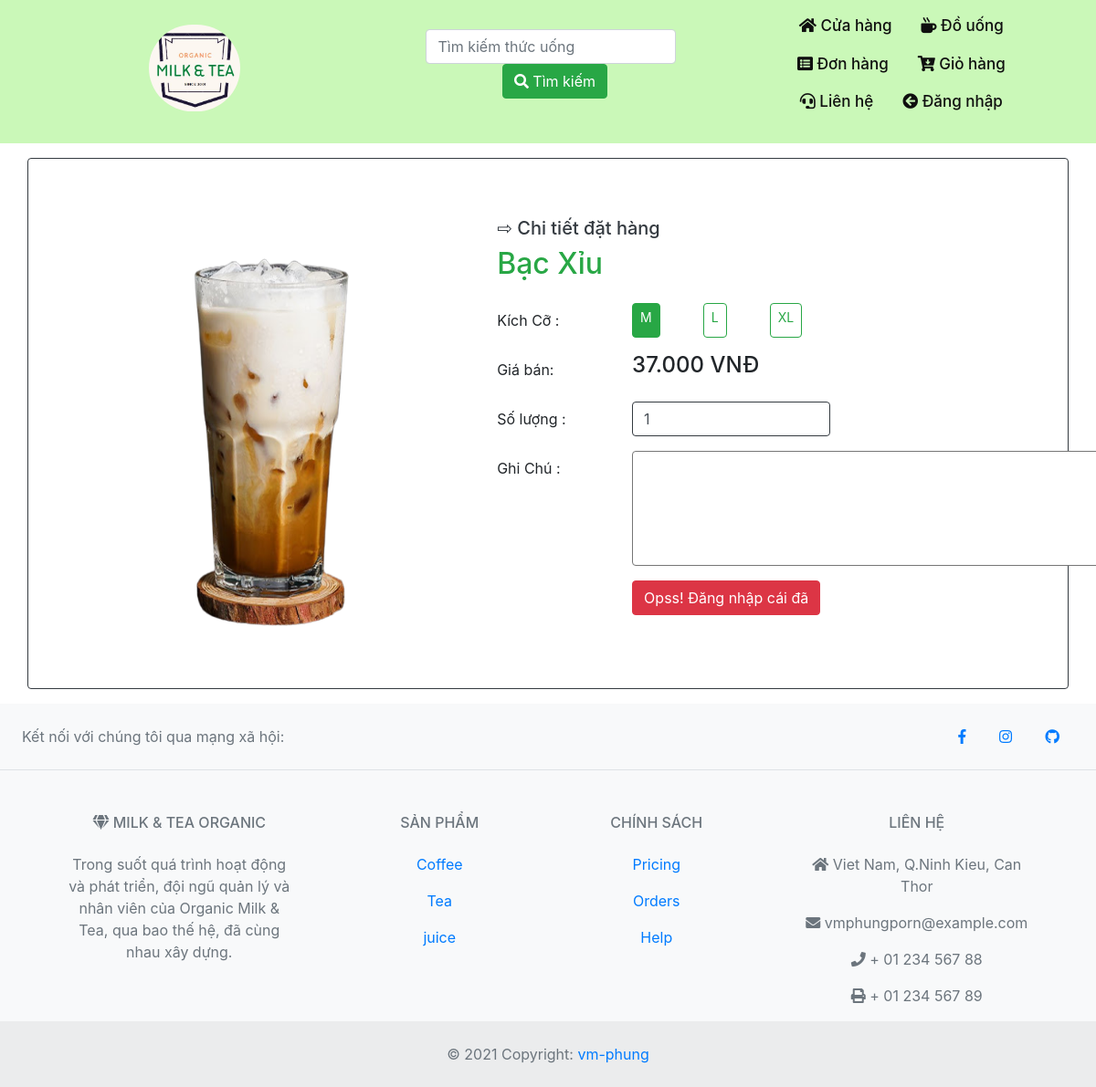
/detail.php?pro_id=26, run on the app's committed database.
### tables this page shows
CREATE TABLE `tbl_product` (
  `pro_id` int(11) UNSIGNED NOT NULL,
  `pro_name` varchar(100) NOT NULL,
  `cat_id` int(11) UNSIGNED NOT NULL,
  `price` varchar(255) NOT NULL,
  `img` varchar(255) NOT NULL,
  `decription` text NOT NULL
);

### detail.php (the view, shortened to what this page needs)
<?php
try {
    include('lib/header.php');
    $dbh = getDB();
    if (isset($_GET['pro_id'])) {
        $pro_id = $_GET['pro_id'];
        $stmt = $dbh->prepare("select * from tbl_product where pro_id='$pro_id'");
        $stmt->execute();
        $rows = $stmt->fetchAll();
    }
}
catch (PDOException $ex) {
    exit("Da co loi xay ra: " . $ex->getMessage());
}
?>
<div class="container">
    <?php
        foreach($rows as $product){
                ?>
                    <div class="row border border-dark my-3 p-5 rounded">
                    <img class="mr-3 col-md-5 col-12 "  src="img/<?php echo $product['img']?>" alt="Generic placeholder image">
                    <form method="GET" action="order.php" class="media-body col-md-7 col-12 mt-3">
                    <h5 class="text-dark">⇨ Chi tiết đặt hàng</h5>
                    <h2 class="text-success"><?php echo $product['pro_name'] ?></h2>
                        <div class="form-group row mt-4">
                                <label class="col-sm-3 col-form-label ">Kích Cỡ : </label>
                                <div id="option-form" class="col-sm-9 btn-group btn-group-toggle" data-toggle="buttons">
                                    <label class="btn btn-outline-success btn-sm active mr-5 rounded">
                                        <input type="radio" name="size" id="option1"  value="M" autocomplete="off" checked> M
                                    </label>
                                    <label class="btn btn-outline-success btn-sm mr-5 rounded">
                                        <input type="radio" name="size" id="option2" value="L" autocomplete="off"> L
                                    </label>
                                    <label class="btn btn-outline-success btn-sm mr-5 rounded">
                                        <input type="radio" name="size" id="option2" value="XL" autocomplete="off"> XL
                                    </label>
                                </div>
                            </div>
                        <div class="form-group row">
                            <label  class="col-sm-3 col-form-label ">Giá bán: </label>
                            <div class="col-sm-7">
                                <h4><?php echo $product['price'].' VNĐ' ?></h4>
                        </div>
                    </div>
                    <div class="form-group row">
                        <label  class="col-sm-3 col-form-label ">Số lượng : </label>
                        <div class="col-sm-5">
                        <input name="quantity" type="number" value="1" min="1" class="form-control border-dark" id="quantity">
                        </div>
                    </div>
                    <div class="form-group row ">
                        <label  class="col-sm-3 col-form-label ">Ghi Chú : </label>
                        <div class="col-sm-7">
                        <textarea name="note" class="rounded" name="" id="note" cols="50" rows="5"></textarea>
                        </div>
                    </div>
                    <div class="form-group row">
                        <label  class="col-sm-3 col-form-label"></label>
                        <div class="col-sm-9 ">
        <?php
            if(isset($_SESSION['login'])){
            ?>
                <a href="cart.php" data-id="<?php echo $product['pro_id']; ?>" class="btn btn-success" data-toggle="modal" data-target="#MessageModal" ><i class="fas fa-cart-arrow-down"></i> Thêm vào giỏ hàng</a>
                <button type="submit" class="btn btn-danger"><i class="fas fa-cash-register"></i> Mua Ngay</button>
            <?php
            }else{
            ?>
                <a href="login.php"  class="btn btn-danger">Opss! Đăng nhập cái đã</a>
            <?php
            }
        ?>
                        </div>
                    </div>
                    </form>
                </div>
                <?php
            }
    ?>
</div>
<?php include('lib./footer.php'); ?>

### css/style.css (style rules this page uses)
img.mr-3 { background-position: 50% 50%; background: cover; }

### data on the page
tbl_product: img (picture), pro_name "Bạc Xỉu", price "37.000"
